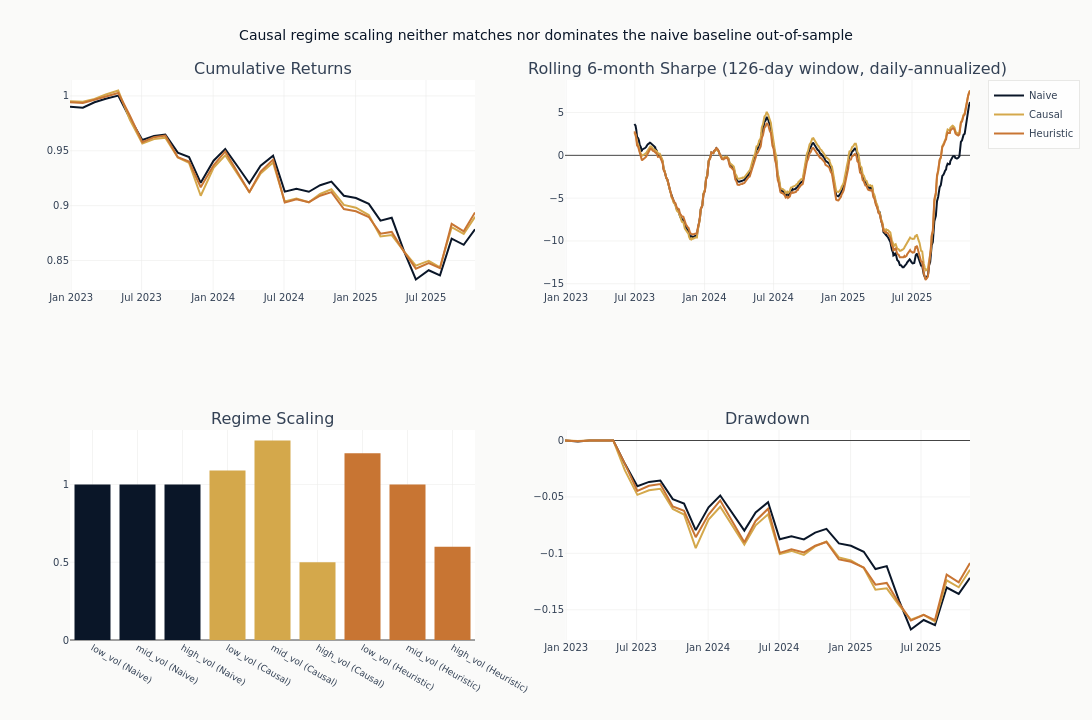

The code cell stored with this chart in its notebook:
### Code cell
for col, label in [("naive", "Naive"), ("causal", "Causal"), ("heuristic", "Heuristic")]:
    cum = (1 + non_overlap[col]).cumprod()
    fig.add_trace(
        go.Scatter(
            x=non_overlap[date_col],
            y=cum / cum.cummax() - 1,
            name=label,
            line=dict(color=colors[col]),
            showlegend=False,
        ),
        row=2,
        col=2,
    )

fig.update_layout(
    title="Causal regime scaling neither matches nor dominates the naive baseline out-of-sample",
    height=720,
    width=1100,
    barmode="group",
    margin=dict(t=80, b=80, l=70, r=50),
)
# Regime-scaling x-axis labels are dense (9 categories at -45°); enforce smaller
# tick font so they don't crowd, and a tight margin so they fit.
fig.update_xaxes(tickfont=dict(size=9), row=2, col=1)
fig.show()
